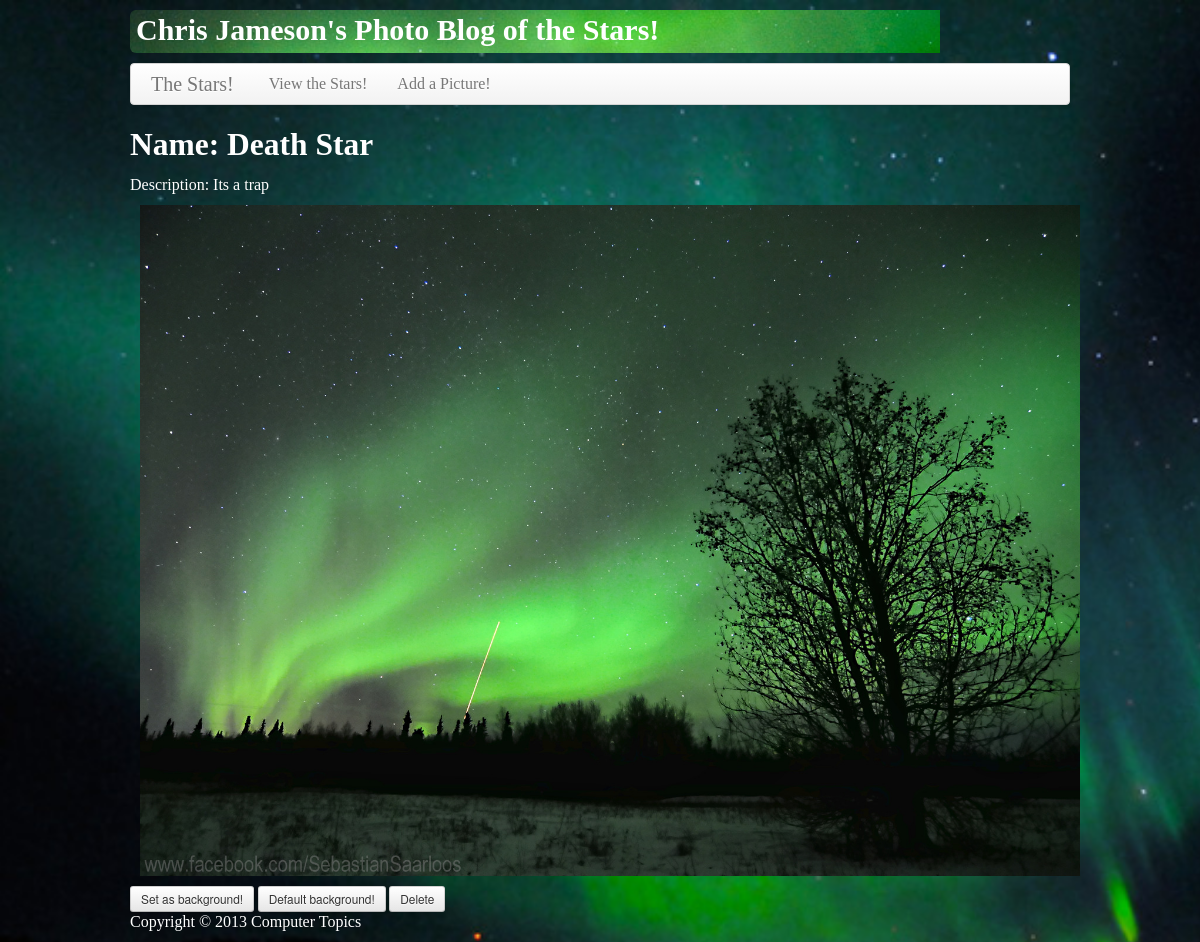
The app's page /?p=view_pic&id=44 with its own data.
### tables this page shows
CREATE TABLE IF NOT EXISTS `photos` (
  `photo_id` int(11) NOT NULL AUTO_INCREMENT,
  `photo_name` varchar(30) NOT NULL,
  `photo_des` text NOT NULL,
  `photo_ext` varchar(10) NOT NULL,
  PRIMARY KEY (`photo_id`)
);

### layout/main.php (called while the page is built, shortened)
<?php
if(isset($_GET['p'])) {
	$p = $_GET['p'];
} else {
	$p = DEFAULT_PAGE;
}
include("pages/$p.php");

### pages/view_pic.php (the view, shortened to what this page needs)
<?php
$conn = new mysqli(DB_HOST,DB_USER,DB_PASS,DB_NAME);
$sql ="SELECT * FROM photos WHERE photo_id='{$_GET['id']}'";
$results = $conn->query($sql);
while(($contact = $results->fetch_assoc()) != null) {
	extract($contact);
	?>
	<tr>
		<td><h2>Name: <?php echo $photo_name; ?></h2></td>
		<td><p>Description: <?php echo $photo_des; ?></p></td>
		<?php echo '<img id=floatimg src="upload/' . "$photo_ext" . '" alt="picture of space" />'; ?>
		<td><a href="?p=view_pic&id=<?php echo $photo_id?>"><input type="button" value="Set as background!" class="btn btn-small" onclick="document.body.style.cssText+=';background-image: url(upload/ . <?php $photo_ext ?>.jpg);background-repeat: no-repeat;';"></a>
			<a href="?p=view_pic&id=<?php echo $photo_id?>"><input type="button" value="Default background!" class="btn btn-small" onclick="document.body.style.cssText+=';background-image: url(upload/nl.jpg);background-repeat: no-repeat;';"></a>
		</td>
		<td>
		<?php
			echo 	'<form style="display:inline;" method="post" action="./actions/delete.php">';
			echo	'<input type="submit" value="Delete" class="btn btn-small" id="bon" />';
			echo	"</form>";
			echo	"</td>"; ?>
	</tr>
<?php }
?>

### styles.css (style rules this page uses)
body { background:transparent url(upload/nl.jpg) no-repeat; background-size:1680px; font-family:comic sans ms; }
h1, p, label, li { color:white; font-size:16px; }
h2, input#file { color:white; }
img#floatimg { float:left; display:inline-block; margin-right: 1000px; margin-bottom:10px; margin-left:10px; }

### records on screen
photos: photo_name "Death Star", photo_des "Its a trap", photo_ext (picture)

### other values on screen
$text "View the Stars!"
$text "Add a Picture!"
